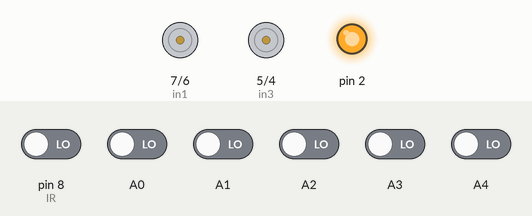
Bench run of a sketch on a simulated Arduino Uno, built with avr-gcc and run on an emulated ATmega328P. Parts: motor-driver pin pairs drawn as motors (green arrow = first pin HIGH = forward, orange = second pin HIGH = backward, longer = more drive, scaled by the enable pin), output pins drawn as LEDs (lit = HIGH). Inputs (shaded band) come from the test bench; at power-on: A0–4, pin 8 (IR) LOW. What the sketch prints to the serial monitor is not drawn.

Above: at 1.2 s.
1.3 s: pin 8 (IR) driven HIGH
At 1.7 s:
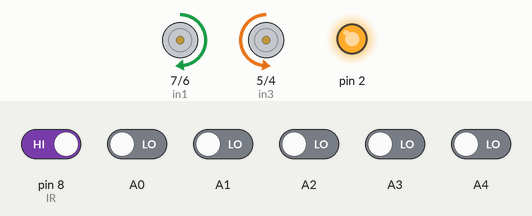
At 2.8 s:
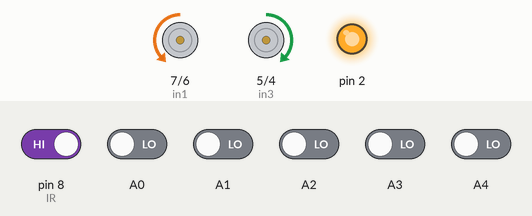
3.3 s: A0 driven HIGH
6.3 s: A1 driven HIGH
At 7.2 s:
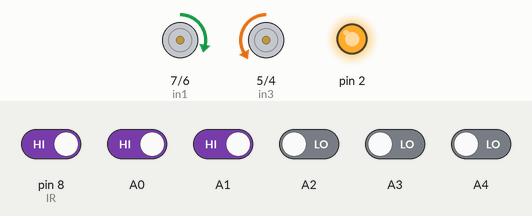
7.9 s: A2 driven HIGH
At 8.5 s:
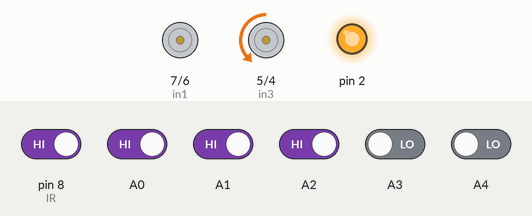
10.9 s: A4 driven HIGH
13.9 s: A4 driven LOW
Timing chart, 0 to 17.9 s (numbered marks = the images above; inputs shaded):
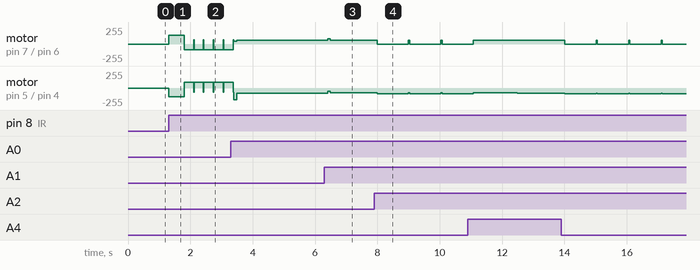

The sketch:

PID_controller.ino
```cpp
float kp = 2.5, ki = 0.01, kd = 25.0;                     //đặt giá trị mặc định cho các kp, ki, kd; ki nên được nhỏ để được ổn định, thông thường kd sẽ gần bằng 10 lần kp
float error = 0.0, P = 0.0, I = 0.0, D = 0.0, PID = 0.0;  //set sai số ban đầu là 0; các khâu P, I, D và tính toán PID là 0
float pre_error = 0.0;                                    // đặt trạng thái lúc trước là 0 vì chưa có trạng thái nào được xảy ra
uint16_t ss[5];                                           //đặt type data of five sensors is unsigned int.
int left_state = 0;
int right_state = 0;
int stop_state = 0;
int back_state = 0;
int redflag;             // lưu trạng thái vật thể nằm trên xe
int initial_speed = 65;  // set tốc độ ban đầu của xe
#define in1 7            //khai báo các chân cho l298n xuất ra động cơ
#define in2 6
#define in3 5
#define in4 4
#define enA 9
#define enB 11
#define IR 8  //cảm biến cuối xe để nhận biết vật đã được đặt lên xe chưa
void setup() {
  pinMode(enA, OUTPUT);  //đặt trạng thái output cho các chân xuất ra l298n
  pinMode(enB, OUTPUT);
  pinMode(in1, OUTPUT);
  pinMode(in2, OUTPUT);
  pinMode(in3, OUTPUT);
  pinMode(in4, OUTPUT);
  pinMode(2, OUTPUT);
  pinMode(ss[0], INPUT);  //đặt trạng thái input cho các cảm biến
  pinMode(ss[1], INPUT);
  pinMode(ss[2], INPUT);
  pinMode(ss[3], INPUT);
  pinMode(ss[4], INPUT);

  pinMode(IR, INPUT);     //đặt trạng thái output cho cảm biến vật thể
  int object_sensor = 0;  //khai báo kiểu dữ liệu cho cảm biến vật thể
  digitalWrite(2, HIGH);
  redflag = 0;
  Serial.begin(9600);  //khởi tạo serial để đọc dữ liệu từ cảm biến xuất ra lên máy tính với tốc độ 9600
}
void Sensor_read() {
  ss[0] = digitalRead(A0);  // gán tín hiệu analog đọc từ cảm biến vào các biến ss[] từ 0 đến 5
  ss[1] = digitalRead(A1);
  ss[2] = digitalRead(A2);
  ss[3] = digitalRead(A3);
  ss[4] = digitalRead(A4);
  Serial.print(ss[0]);
  Serial.print("\t");
  Serial.print(ss[1]);
  Serial.print("\t");
  Serial.print(ss[2]);
  Serial.print("\t");
  Serial.print(ss[3]);
  Serial.print("\t");
  Serial.print(ss[4]);
  Serial.print("\t");

  const int threshold = 1;  // thiết lập ngưỡng cho tín hiệu lấy từ cảm bin
  //Quy ước: các cảm biến được đánh số từ 0 đến 4 từ trái sang phải, cảm biến số 2 là vị trí trung tâm, cảm biến số 0 là vị trí bên trái, cảm biến số 4 là vị trí bên phải
  if ((ss[0] < threshold) && (ss[1] < threshold) && (ss[2] < threshold) && (ss[3] < threshold) && ((ss[4] >= threshold))) {
    error = 4;  // line nằm ở cảm biến số 4
  } else if ((ss[0] < threshold) && (ss[1] < threshold) && (ss[2] < threshold) && (ss[3] >= threshold) && (ss[4] >= threshold)) {
    error = 3;  //line nằm ở giữa cảm biến số 3 và 4
  } else if ((ss[0] < threshold) && (ss[1] < threshold) && (ss[2] < threshold) && (ss[3] >= threshold) && (ss[4] < threshold)) {
    error = 2;  //line nằm ở cảm biến số 3
  } else if ((ss[0] < threshold) && (ss[1] < threshold) && (ss[2] >= threshold) && (ss[3] >= threshold) && (ss[4] < threshold)) {
    error = 1;  //line nằm giữa cảm biến số 2 và 3
  } else if ((ss[0] < threshold) && (ss[1] < threshold) && (ss[2] >= threshold) && (ss[3] < threshold) && (ss[4] < threshold)) {
    error = 0;  //line nằm ở cảm biến số 2
  } else if ((ss[0] < threshold) && (ss[1] >= threshold) && (ss[2] >= threshold) && (ss[3] < threshold) && (ss[4] < threshold)) {
    error = -1;  //line nằm ở giữa cảm biến số 2 và 1
  } else if ((ss[0] < threshold) && (ss[1] >= threshold) && (ss[2] < threshold) && (ss[3] < threshold) && (ss[4] < threshold)) {
    error = -2;  //line nằm ở cảm biến số 1
  } else if ((ss[0] >= threshold) && (ss[1] >= threshold) && (ss[2] < threshold) && (ss[3] < threshold) && (ss[4] < threshold)) {
    error = -3;  //line nằm ở giữa cảm biến số 1 và 0
  } else if ((ss[0] >= threshold) && (ss[1] < threshold) && (ss[2] < threshold) && (ss[3] < threshold) && (ss[4] < threshold)) {
    error = -4;  //line nằm ở cảm biến số 0
  } else if ((ss[0] >= threshold) && (ss[1] >= threshold) && (ss[2] >= threshold) && (ss[3] < threshold) && (ss[4] < threshold)) {
    left_state = 1;  //gặp góc 90 độ nằm bên trái, đặt biến trạng thái bên trái là 1
    Serial.println("góc 90 bên trái");
  } else if ((ss[0] >= threshold) && (ss[1] >= threshold) && (ss[2] >= threshold) && (ss[3] >= threshold) && (ss[4] < threshold)) {
    left_state = 1;  //gặp góc 60 độ nằm bên trái, đặt biến trạng thái bên trái là 1
  } else if ((ss[0] < threshold) && (ss[1] < threshold) && (ss[2] >= threshold) && (ss[3] >= threshold) && (ss[4] >= threshold)) {
    right_state = 1;  //gặp góc 90 độ nằm bên phải, đặt biến trạng thái bên phải là 1
    Serial.println("góc 90 bên phải");
  } else if ((ss[0] >= threshold) && (ss[1] >= threshold) && (ss[2] < threshold) && (ss[3] < threshold) && (ss[4] < threshold)) {
    left_state = 2;  //line nằm ở cảm biến số 3
  } else if ((ss[0] < threshold) && (ss[1] < threshold) && (ss[2] < threshold) && (ss[3] >= threshold) && (ss[4] >= threshold)) {
    right_state = 2;  //line nằm ở cảm biến số 3

  } else if ((ss[0] < threshold) && (ss[1] >= threshold) && (ss[2] >= threshold) && (ss[3] >= threshold) && (ss[4] >= threshold)) {
    right_state = 1;  //gặp góc 60 độ nằm bên phải, đặt biến trạng thái bên phải là 1
  } else if ((ss[0] < threshold) && (ss[1] >= threshold) && (ss[2] >= threshold) && (ss[3] < threshold) && (ss[4] < threshold)) {
    right_state = 2;
  } else if ((ss[0] < threshold) && (ss[1] < threshold) && (ss[2] >= threshold) && (ss[3] >= threshold) && (ss[4] < threshold)) {
    left_state = 2;
  } else if ((ss[0] < threshold) && (ss[1] < threshold) && (ss[2] < threshold) && (ss[3] < threshold) && (ss[4] >= threshold)) {
    right_state = 2;
  } else if ((ss[0] >= threshold) && (ss[1] < threshold) && (ss[2] < threshold) && (ss[3] < threshold) && (ss[4] < threshold)) {
    left_state = 2;
  } else if ((ss[0] < threshold) && (ss[1] < threshold) && (ss[2] < threshold) && (ss[3] < threshold) && (ss[4] < threshold)) {
    back_state = 1;
  } else if ((ss[0] >= threshold) && (ss[1] >= threshold) && (ss[2] >= threshold) && (ss[3] >= threshold) && (ss[4] >= threshold)) {
    stop_state = 1;  //xe chạy đến ô đích màu đen, đặt trạng thái dừng lại cho xe là 1
  }


  Serial.print("Sai số: ");
  Serial.print(error);
  Serial.print("\t");
}

void PID_controller() {
  P = error;              //xác định sai số
  I = I + error;          //giới hạn I để giảm dao động tín hiệu khi bị vọt lố, ổn định hệ thống nhanh hơn
  D = error - pre_error;  //so sánh sai số hiện tại với sai số ở trạng thái lúc trước, tính toán độ vọt lố, lệch khỏi line nhiều hay ít để điều chỉnh xung pwm cho động cơ
  pre_error = error;
  PID = (kp * P) + (ki * I) + (kd * D);  //tính toán PID, điều chỉnh xung băm cho động cơ quay
  Serial.print("PID: ");
  Serial.print(PID);
  Serial.print("\t");
}

void Motor_controll() {
  // Nếu cảm biến đọc được line đang nằm bên trái và góc 90 độ, động cơ bên phải được băm xung cao hơn bên trái để quay xe về bên trái với thời gian nhất định
  while (left_state == 1) {
    //analogWrite(enA, 0);
    //analogWrite(enB, 0);
    //delay(500);
    analogWrite(enA, 0);
    analogWrite(enB, 85);
    digitalWrite(in1, HIGH);
    digitalWrite(in2, LOW);
    digitalWrite(in3, LOW);
    digitalWrite(in4, HIGH);
    delay(1000);
    left_state = 0;
    break;
  }
  while (left_state == 2) {
    //analogWrite(enA, 0);
    //analogWrite(enB, 0);
    //delay(100);
    analogWrite(enA, 0);
    analogWrite(enB, 95);
    digitalWrite(in1, HIGH);
    digitalWrite(in2, LOW);
    digitalWrite(in3, LOW);
    digitalWrite(in4, HIGH);
    delay(1000);
    left_state = 0;
    break;
  }
  // Nếu cảm biến đọc được line đang nằm bên phải và góc 90 độ, động cơ bên trái được băm xung cao hơn bên phải để quay xe về bên phải với thời gian nhất định
  while (right_state == 1) {
    //analogWrite(enA, 0);
    //analogWrite(enB, 0);
    //delay(500);
    analogWrite(enA, 85);
    analogWrite(enB, 0);
    digitalWrite(in1, HIGH);
    digitalWrite(in2, LOW);
    digitalWrite(in3, LOW);
    digitalWrite(in4, HIGH);
    delay(1000);
    right_state = 0;
    break;
  }
  while (right_state == 2) {
    //analogWrite(enA, 0);
    //analogWrite(enB, 0);
    //delay(100);
    analogWrite(enA, 95);
    analogWrite(enB, 0);
    digitalWrite(in1, HIGH);
    digitalWrite(in2, LOW);
    digitalWrite(in3, LOW);
    digitalWrite(in4, HIGH);
    delay(1000);
    right_state = 0;
    break;
  }
  while (back_state == 1) {
    analogWrite(enA, 85);
    analogWrite(enB, 85);
    digitalWrite(in1, 0);
    digitalWrite(in2, 1);
    digitalWrite(in3, 1);
    digitalWrite(in4, 0);
    delay(300);
    back_state = 0;
    break;
  }
  // Nếu cảm biến đọc được đang ở ô màu đen thì cho xe dừng lại
  while (stop_state == 1) {
    delay(1500);
    analogWrite(enA, 0);
    analogWrite(enB, 0);
    digitalWrite(in1, LOW);
    digitalWrite(in2, LOW);
    digitalWrite(in3, LOW);
    digitalWrite(in4, LOW);
    stop_state = 0;
  }
  // Nếu không có trường hợp đặc biệt nào, động cơ sẽ quay theo tính toán PID và bám theo line
  int speed_difference = initial_speed - abs(PID);  //tính toán tốc độ dựa trên thuật toán PID
  int right_speed = initial_speed + PID;            //ghi tốc độ đã được tính toán vào tốc độ động cơ bên phải
  int left_speed = initial_speed - PID;             //ghi tốc độ đã được tính toán vào tốc độ động cơ bên trsi
  constrain(left_speed, 0, 170);                    // limit value for speed with max is 255
  constrain(right_speed, 0, 170);                   // limit value for speed with max is 255
  analogWrite(enA, abs(right_speed));
  analogWrite(enB, abs(left_speed));
  digitalWrite(in1, HIGH);
  digitalWrite(in2, LOW);
  digitalWrite(in3, LOW);
  digitalWrite(in4, HIGH);
  Serial.print("Tốc độ bên phải và bên trái: ");
  Serial.print(right_speed);
  Serial.print("\t");
  Serial.println(left_speed);
}

void Object_detect() {
  //hàm nhận diện vật thể
  int object_sensor = digitalRead(IR);
  if (object_sensor == 1) {
    analogWrite(enA, 130);
    analogWrite(enB, 130);
    digitalWrite(in1, HIGH);
    digitalWrite(in2, LOW);
    digitalWrite(in3, LOW);
    digitalWrite(in4, HIGH);
    delay(500);
    redflag = 1;  //gắn cờ bằng 1 để khởi động các hàm dò line
  }
  //redflag = 1;  // luôn chạy
}
void loop() {
  Object_detect();
  if (redflag == 1)  //gọi hàm nhận diện vật thể
  {
    while (true) {
      Sensor_read();     //gọi hàm đọc cảm biến
      PID_controller();  //gọi hàm tính toán PID
      Motor_controll();  //gọi hàm điều khiển động cơ
    }
  }
}
```

Measured:
- after the input at 1.3 s, motor on pin 7 (in1) / pin 6 (in2): stopped → forward 130/255 at once, then repeats every 0.32 s: backward 85/255 0.30 s, forward 65/255 0.02 s; motor on pin 5 (in3) / pin 4 (in4): stopped → backward 130/255 at once, then repeats every 0.32 s: forward 85/255 0.30 s, backward 65/255 0.02 s
- after the input at 6.3 s, motor on pin 7 (in1) / pin 6 (in2): forward 53/255 → forward 81/255 after 0.10 s, → forward 56/255 0.09 s later, → forward 55/255 0.26 s later; motor on pin 5 (in3) / pin 4 (in4): backward 76/255 → backward 48/255 after 0.10 s, → backward 73/255 0.09 s later, → backward 74/255 0.26 s later
